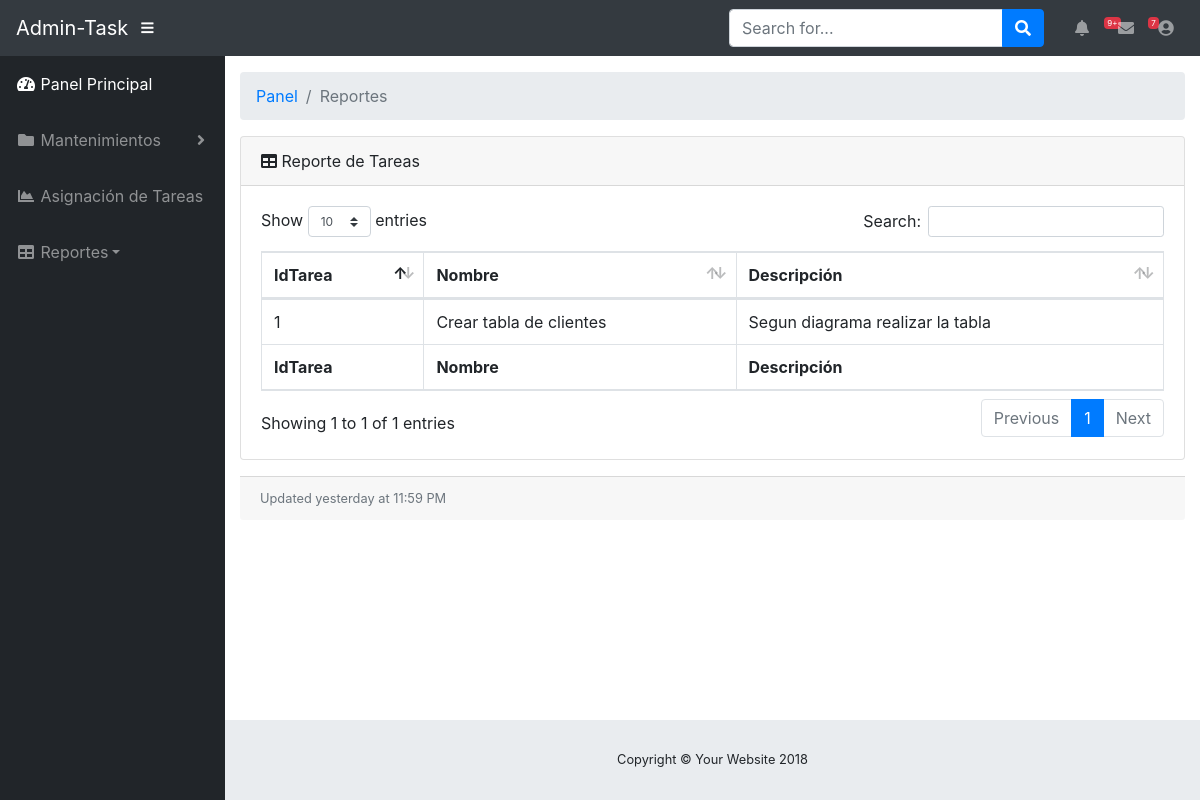
The page /reporteTareas.php on the database its author committed.
### tables this page shows
CREATE TABLE IF NOT EXISTS `tareas` (
  `idTarea` int(11) NOT NULL AUTO_INCREMENT,
  `Nombre` varchar(100) NOT NULL,
  `Descripcion` varchar(200) NOT NULL,
  PRIMARY KEY (`idTarea`)
);

### reporteTareas.php (the view, shortened to what this page needs)
<html lang="en">
  <head>
    <link href="vendor/bootstrap/css/bootstrap.min.css" rel="stylesheet">
    <link href="vendor/fontawesome-free/css/all.min.css" rel="stylesheet" type="text/css">
    <link href="vendor/datatables/dataTables.bootstrap4.css" rel="stylesheet">
    <link href="css/sb-admin.css" rel="stylesheet">
  </head>
  <body id="page-top">
    <nav class="navbar navbar-expand navbar-dark bg-dark static-top">
      <a class="navbar-brand mr-1" href="index.html">Admin-Task</a>
      <button class="btn btn-link btn-sm text-white order-1 order-sm-0" id="sidebarToggle" href="#">
        <i class="fas fa-bars"></i>
      </button>
      <form class="d-none d-md-inline-block form-inline ml-auto mr-0 mr-md-3 my-2 my-md-0">
        <div class="input-group">
          <input type="text" class="form-control" placeholder="Search for..." aria-label="Search" aria-describedby="basic-addon2">
          <div class="input-group-append">
            <button class="btn btn-primary" type="button">
              <i class="fas fa-search"></i>
            </button>
          </div>
        </div>
      </form>
      <ul class="navbar-nav ml-auto ml-md-0">
        <li class="nav-item dropdown no-arrow mx-1">
          <a class="nav-link dropdown-toggle" href="#" id="alertsDropdown" role="button" data-toggle="dropdown" aria-haspopup="true" aria-expanded="false">
            <i class="fas fa-bell fa-fw"></i>
            <span class="badge badge-danger">9+</span>
          </a>
        </li>
        <li class="nav-item dropdown no-arrow mx-1">
          <a class="nav-link dropdown-toggle" href="#" id="messagesDropdown" role="button" data-toggle="dropdown" aria-haspopup="true" aria-expanded="false">
            <i class="fas fa-envelope fa-fw"></i>
            <span class="badge badge-danger">7</span>
          </a>
        </li>
        <li class="nav-item dropdown no-arrow">
          <a class="nav-link dropdown-toggle" href="#" id="userDropdown" role="button" data-toggle="dropdown" aria-haspopup="true" aria-expanded="false">
            <i class="fas fa-user-circle fa-fw"></i>
          </a>
        </li>
      </ul>
    </nav>
    <div id="wrapper">
      <ul class="sidebar navbar-nav">
        <li class="nav-item active">
          <a class="nav-link" href="index.html">
            <i class="fas fa-fw fa-tachometer-alt"></i>
            <span>Panel Principal</span>
          </a>
        </li>
        <li class="nav-item dropdown">
          <a class="nav-link dropdown-toggle" href="#" id="pagesDropdown" role="button" data-toggle="dropdown" aria-haspopup="true" aria-expanded="false">
            <i class="fas fa-fw fa-folder"></i>
            <span>Mantenimientos</span>
          </a>
        </li>
        <li class="nav-item">
          <a class="nav-link" href="asignarTareas.php">
            <i class="fas fa-fw fa-chart-area"></i>
            <span>Asignación de Tareas</span></a>
        </li>
        <li class="nav-item droptown">
          <a class="nav-link dropdown-toggle" href="#" id="pagesDropdown" role="button" data-toggle="dropdown" aria-haspopup="true" aria-expanded="false">
            <i class="fas fa-fw fa-table"></i>
            <span>Reportes</span></a>
        </li>
      </ul>
      <div id="content-wrapper">
        <div class="container-fluid">
          <ol class="breadcrumb">
            <li class="breadcrumb-item">
              <a href="#">Panel</a>
            </li>
            <li class="breadcrumb-item active">Reportes</li>
          </ol>
          <div class="card mb-3">
            <div class="card-header">
              <i class="fas fa-table"></i>
              Reporte de Tareas</div>
            <div class="card-body">
            <?php
                $conn =  Conectar();
                $listado = mysqli_query($conn, "select * from tareas");
                echo "<table class='table table-bordered' id='dataTable' width='100%' cellspacing='0'><thead>
                    <tr>
                      <th>IdTarea</th>
                      <th>Nombre</th>
                      <th>Descripción</th>
                    </tr>
                  </thead>
                  <tfoot>
                    <tr>
                      <th>IdTarea</th>
                      <th>Nombre</th>
                      <th>Descripción</th>
                    </tr>
                  </tfoot>
                  <tbody>";
                $columna = 3;
                while ($fila = mysqli_fetch_array($listado)) {
                    echo "<tr>";
                    for ($i=0; $i < $columna; $i++) {
                        ?>
                        <td><?php echo $fila[$i]; ?></td>
                        <?php
                    }
                    echo "</tr>";
                }
                echo "</tbody>
                    </table>";
            ?>
              </div>
            </div>
            <div class="card-footer small text-muted">Updated yesterday at 11:59 PM</div>
          </div>
        </div>
        <footer class="sticky-footer">
          <div class="container my-auto">
            <div class="copyright text-center my-auto">
              <span>Copyright © Your Website 2018</span>
            </div>
          </div>
        </footer>
      </div>
  </body>
</html>

### css/sb-admin.css (style rules this page uses)
html { position: relative; min-height: 100%; }
body { height: 100%; }
#wrapper { display: -webkit-box; display: -ms-flexbox; display: flex; }
#wrapper #content-wrapper { overflow-x: hidden; width: 100%; padding-top: 1rem; padding-bottom: 80px; }
.navbar-nav .nav-item.active .nav-link { color: #fff; }
.navbar-nav .nav-item.dropdown .dropdown-toggle::after { width: 1rem; text-align: center; float: right; vertical-align: 0; border: 0; font-weight: 900; content: '\f105'; font-family: 'Font Awesome 5 Free'; }
.navbar-nav .nav-item.dropdown.no-arrow .dropdown-toggle::after { display: none; }
.navbar-nav .nav-item .nav-link .badge { position: absolute; margin-left: 0.75rem; top: 0.3rem; font-weight: 400; font-size: 0.5rem; }
.sidebar { width: 90px !important; background-color: #212529; min-height: calc(100vh - 56px); }
.sidebar .nav-item:last-child { margin-bottom: 1rem; }
.sidebar .nav-item .nav-link { text-align: center; padding: 0.75rem 1rem; width: 90px; }
.sidebar .nav-item .nav-link span { font-size: 0.65rem; display: block; }
.sidebar .nav-item.dropdown .dropdown-toggle::after { display: none; }
.sidebar .nav-item .nav-link { color: rgba(255, 255, 255, 0.5); }
@media (min-width: 768px) { .sidebar { width: 225px !important; } }
@media (min-width: 768px) { .sidebar .nav-item .nav-link { display: block; width: 100%; text-align: left; padding: 1rem; width: 225px; } }
@media (min-width: 768px) { .sidebar .nav-item .nav-link span { font-size: 1rem; display: inline; } }
@media (min-width: 768px) { .sidebar .nav-item.dropdown .dropdown-toggle::after { display: block; } }
:root { --input-padding-x: 0.75rem; --input-padding-y: 0.75rem; }
footer.sticky-footer { display: -webkit-box; display: -ms-flexbox; display: flex; position: absolute; right: 0; bottom: 0; width: calc(100% - 90px); height: 80px; background-color: #e9ecef; }
footer.sticky-footer .copyright { line-height: 1; font-size: 0.8rem; }
@media (min-width: 768px) { footer.sticky-footer { width: calc(100% - 225px); } }

### rows shown on the page
tareas: idTarea "1", Nombre "Crear tabla de clientes", Descripcion "Segun diagrama realizar la tabla"
